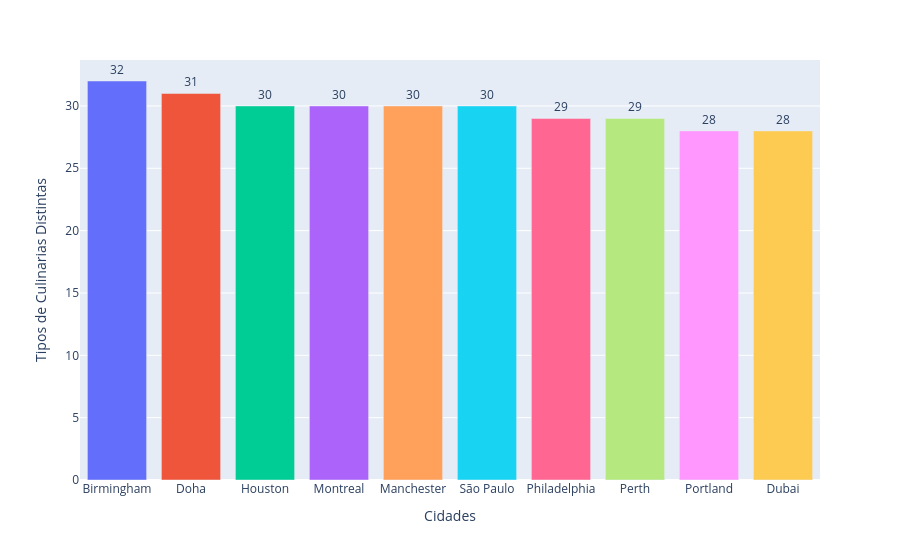

Source (notebook cell):
### Code cell
# Top 10 cidades com restaurantes com mais tipos de culinarias distitnas

def top_culinarias(df):
    cidade_culinaria_distinta = df.loc[: , ['city', 'cuisines']].groupby('city')['cuisines'].nunique().sort_values(ascending=False).reset_index(name='Tipos de Culinarias Distintas').head(10)
    fig = px.bar(cidade_culinaria_distinta, x='city', y='Tipos de Culinarias Distintas', text='Tipos de Culinarias Distintas', color='city',  labels={'city': 'Cidades'})

    fig.update_layout(xaxis_title = 'Cidades', showlegend=False)
    fig.update_traces(textposition='outside')

    return fig

top_culinarias(df)

### Figure 1 — Plotly figure (JSON) as saved in the notebook; plotly's stock layout.template omitted (floating-point values rounded to 4 significant figures)
{"data": [{"alignmentgroup": "True", "hovertemplate": "Cidades=%{x}<br>Tipos de Culinarias Distintas=%{text}<extra></extra>", "legendgroup": "Birmingham", "marker": {"color": "#636efa", "pattern": {"shape": ""}}, "name": "Birmingham", "offsetgroup": "Birmingham", "orientation": "v", "showlegend": true, "text": [32], "textposition": "outside", "type": "bar", "x": ["Birmingham"], "xaxis": "x", "y": [32], "yaxis": "y"}, {"alignmentgroup": "True", "hovertemplate": "Cidades=%{x}<br>Tipos de Culinarias Distintas=%{text}<extra></extra>", "legendgroup": "Doha", "marker": {"color": "#EF553B", "pattern": {"shape": ""}}, "name": "Doha", "offsetgroup": "Doha", "orientation": "v", "showlegend": true, "text": [31], "textposition": "outside", "type": "bar", "x": ["Doha"], "xaxis": "x", "y": [31], "yaxis": "y"}, {"alignmentgroup": "True", "hovertemplate": "Cidades=%{x}<br>Tipos de Culinarias Distintas=%{text}<extra></extra>", "legendgroup": "Houston", "marker": {"color": "#00cc96", "pattern": {"shape": ""}}, "name": "Houston", "offsetgroup": "Houston", "orientation": "v", "showlegend": true, "text": [30], "textposition": "outside", "type": "bar", "x": ["Houston"], "xaxis": "x", "y": [30], "yaxis": "y"}, {"alignmentgroup": "True", "hovertemplate": "Cidades=%{x}<br>Tipos de Culinarias Distintas=%{text}<extra></extra>", "legendgroup": "Montreal", "marker": {"color": "#ab63fa", "pattern": {"shape": ""}}, "name": "Montreal", "offsetgroup": "Montreal", "orientation": "v", "showlegend": true, "text": [30], "textposition": "outside", "type": "bar", "x": ["Montreal"], "xaxis": "x", "y": [30], "yaxis": "y"}, {"alignmentgroup": "True", "hovertemplate": "Cidades=%{x}<br>Tipos de Culinarias Distintas=%{text}<extra></extra>", "legendgroup": "Manchester", "marker": {"color": "#FFA15A", "pattern": {"shape": ""}}, "name": "Manchester", "offsetgroup": "Manchester", "orientation": "v", "showlegend": true, "text": [30], "textposition": "outside", "type": "bar", "x": ["Manchester"], "xaxis": "x", "y": [30], "yaxis": "y"}, {"alignmentgroup": "True", "hovertemplate": "Cidades=%{x}<br>Tipos de Culinarias Distintas=%{text}<extra></extra>", "legendgroup": "São Paulo", "marker": {"color": "#19d3f3", "pattern": {"shape": ""}}, "name": "São Paulo", "offsetgroup": "São Paulo", "orientation": "v", "showlegend": true, "text": [30], "textposition": "outside", "type": "bar", "x": ["São Paulo"], "xaxis": "x", "y": [30], "yaxis": "y"}, {"alignmentgroup": "True", "hovertemplate": "Cidades=%{x}<br>Tipos de Culinarias Distintas=%{text}<extra></extra>", "legendgroup": "Philadelphia", "marker": {"color": "#FF6692", "pattern": {"shape": ""}}, "name": "Philadelphia", "offsetgroup": "Philadelphia", "orientation": "v", "showlegend": true, "text": [29], "textposition": "outside", "type": "bar", "x": ["Philadelphia"], "xaxis": "x", "y": [29], "yaxis": "y"}, {"alignmentgroup": "True", "hovertemplate": "Cidades=%{x}<br>Tipos de Culinarias Distintas=%{text}<extra></extra>", "legendgroup": "Perth", "marker": {"color": "#B6E880", "pattern": {"shape": ""}}, "name": "Perth", "offsetgroup": "Perth", "orientation": "v", "showlegend": true, "text": [29], "textposition": "outside", "type": "bar", "x": ["Perth"], "xaxis": "x", "y": [29], "yaxis": "y"}, {"alignmentgroup": "True", "hovertemplate": "Cidades=%{x}<br>Tipos de Culinarias Distintas=%{text}<extra></extra>", "legendgroup": "Portland", "marker": {"color": "#FF97FF", "pattern": {"shape": ""}}, "name": "Portland", "offsetgroup": "Portland", "orientation": "v", "showlegend": true, "text": [28], "textposition": "outside", "type": "bar", "x": ["Portland"], "xaxis": "x", "y": [28], "yaxis": "y"}, {"alignmentgroup": "True", "hovertemplate": "Cidades=%{x}<br>Tipos de Culinarias Distintas=%{text}<extra></extra>", "legendgroup": "Dubai", "marker": {"color": "#FECB52", "pattern": {"shape": ""}}, "name": "Dubai", "offsetgroup": "Dubai", "orientation": "v", "showlegend": true, "text": [28], "textposition": "outside", "type": "bar", "x": ["Dubai"], "xaxis": "x", "y": [28], "yaxis": "y"}], "layout": {"barmode": "relative", "legend": {"title": {"text": "Cidades"}, "tracegroupgap": 0}, "margin": {"t": 60}, "showlegend": false, "xaxis": {"anchor": "y", "categoryarray": ["Birmingham", "Doha", "Houston", "Montreal", "Manchester", "São Paulo", "Philadelphia", "Perth", "Portland", "Dubai"], "categoryorder": "array", "domain": [0, 1], "title": {"text": "Cidades"}}, "yaxis": {"anchor": "x", "domain": [0, 1], "title": {"text": "Tipos de Culinarias Distintas"}}}}
